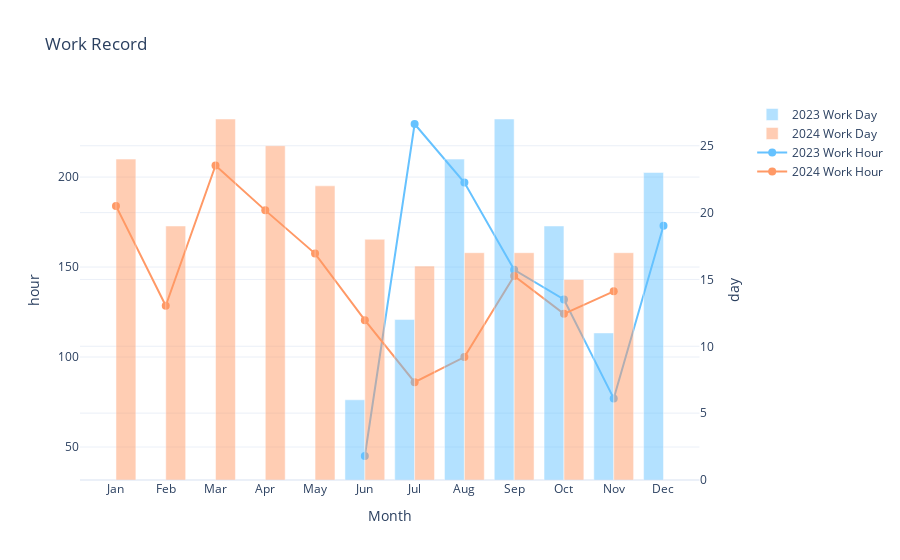

Notebook code for this chart:
### Markdown cell above
### 2023/2024 Work Tracker

### Code cell
import plotly.graph_objs as go
from plotly.subplots import make_subplots

x = ['Jan', 'Feb', 'Mar', 'Apr', 'May', 'Jun', 'Jul', 'Aug', 'Sep', 'Oct', 'Nov', 'Dec']
day_in_month_2023 = [31, 28, 31, 30, 31, 30, 31, 31, 30, 31, 30, 31]
day_in_month_2024 = [31, 29, 31, 30, 31, 30, 31, 31, 30, 31, 30, 31]

y2023_hour = [None, None, None, None, None, 45, 229.5, 197, 148.5, 132, 77, 173]
y2024_hour = [184, 128.5, 206.5, 181.5, 157.5, 120.5, 86, 100, 145, 124, 136.5, None]

y2023_day = [None, None, None, None, None, 6, 12, 24, 27, 19, 11, 23]
y2024_day = [24, 19, 27, 25, 22, 18, 16, 17, 17, 15, 17, None]

def calculate_rest_day(day_in_month, y_day):
    rest_day = []
    for i in range(len(day_in_month)):
        if y_day[i] is None:
            rest_day.append(None)
        else:
            rest_day.append(day_in_month[i] - y_day[i])
    return rest_day

y2023_rest_day = calculate_rest_day(day_in_month_2023, y2023_day)
y2024_rest_day = calculate_rest_day(day_in_month_2024, y2024_day)

fig = make_subplots(specs=[[{"secondary_y": True}]])

fig.add_trace(go.Bar(
    x=x, y=y2023_day, name='2023 Work Day', 
    marker_color='rgba(102, 194, 255, 0.7)', 
    opacity=0.7), secondary_y=True)
fig.add_trace(go.Bar(
    x=x, y=y2024_day, name='2024 Work Day', 
    marker_color='rgba(255, 153, 102, 0.7)', 
    opacity=0.7), secondary_y=True)

fig.add_trace(go.Scatter(
    x=x, y=y2023_hour, mode='lines+markers', 
    name='2023 Work Hour', line=dict(color='rgb(102, 194, 255)', width=2), 
    marker=dict(color='rgb(102, 194, 255)', size=8)), secondary_y=False)
fig.add_trace(go.Scatter(
    x=x, y=y2024_hour, mode='lines+markers', 
    name='2024 Work Hour', line=dict(color='rgb(255, 153, 102)', width=2), 
    marker=dict(color='rgb(255, 153, 102)', size=8)), secondary_y=False)

fig.update_layout(
    title='Work Record', 
    xaxis_title='Month', 
    yaxis=dict(title='hour'), 
    yaxis2=dict(title='day'), 
    template='plotly_white')

fig.update_yaxes(title_text='hour', secondary_y=False)
fig.update_yaxes(title_text='day', secondary_y=True)
fig.show()

### Figure 1 — Plotly figure (JSON) as saved in the notebook; plotly's stock layout.template omitted (floating-point values rounded to 4 significant figures)
{"data": [{"marker": {"color": "rgba(102, 194, 255, 0.7)"}, "name": "2023 Work Day", "opacity": 0.7, "type": "bar", "x": ["Jan", "Feb", "Mar", "Apr", "May", "Jun", "Jul", "Aug", "Sep", "Oct", "Nov", "Dec"], "xaxis": "x", "y": [null, null, null, null, null, 6, 12, 24, 27, 19, 11, 23], "yaxis": "y2"}, {"marker": {"color": "rgba(255, 153, 102, 0.7)"}, "name": "2024 Work Day", "opacity": 0.7, "type": "bar", "x": ["Jan", "Feb", "Mar", "Apr", "May", "Jun", "Jul", "Aug", "Sep", "Oct", "Nov", "Dec"], "xaxis": "x", "y": [24, 19, 27, 25, 22, 18, 16, 17, 17, 15, 17, null], "yaxis": "y2"}, {"line": {"color": "rgb(102, 194, 255)", "width": 2}, "marker": {"color": "rgb(102, 194, 255)", "size": 8}, "mode": "lines+markers", "name": "2023 Work Hour", "type": "scatter", "x": ["Jan", "Feb", "Mar", "Apr", "May", "Jun", "Jul", "Aug", "Sep", "Oct", "Nov", "Dec"], "xaxis": "x", "y": [null, null, null, null, null, 45, 229.5, 197, 148.5, 132, 77, 173], "yaxis": "y"}, {"line": {"color": "rgb(255, 153, 102)", "width": 2}, "marker": {"color": "rgb(255, 153, 102)", "size": 8}, "mode": "lines+markers", "name": "2024 Work Hour", "type": "scatter", "x": ["Jan", "Feb", "Mar", "Apr", "May", "Jun", "Jul", "Aug", "Sep", "Oct", "Nov", "Dec"], "xaxis": "x", "y": [184, 128.5, 206.5, 181.5, 157.5, 120.5, 86, 100, 145, 124, 136.5, null], "yaxis": "y"}], "layout": {"title": {"text": "Work Record"}, "xaxis": {"anchor": "y", "domain": [0, 0.94], "title": {"text": "Month"}}, "yaxis": {"anchor": "x", "domain": [0, 1], "title": {"text": "hour"}}, "yaxis2": {"anchor": "x", "overlaying": "y", "side": "right", "title": {"text": "day"}}}}
